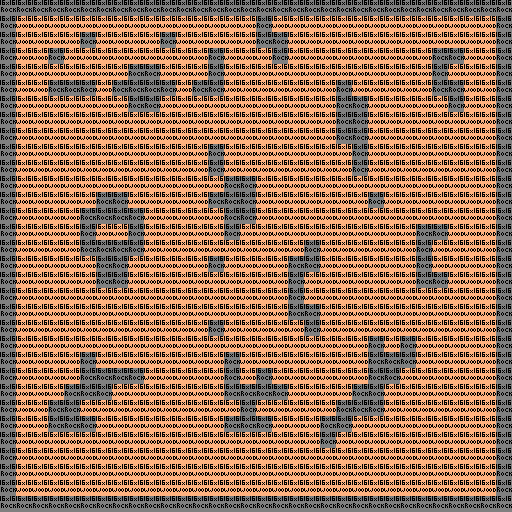

This game map was drawn from its Tiled (.tmx) file and the tilesets committed beside it. A one-line description and the trimmed map source follow:
An orthogonal 32x32 tile map with 16x16 px tiles, 1 tile layer (Tile Layer 1).

<map version="1.0" orientation="orthogonal" renderorder="right-down" width="32" height="32" tilewidth="16" tileheight="16" nextobjectid="1">
 <tileset firstgid="1" name="tileset" tilewidth="16" tileheight="16" tilecount="256" columns="16">
  <image source="spritesheet.png" trans="ff00ff" width="256" height="256" />
 </tileset>
 <layer name="Tile Layer 1" width="32" height="32">
  <data>[1024 cells, 1024 non-empty, 2 distinct tile ids]</data>
 </layer>
</map>